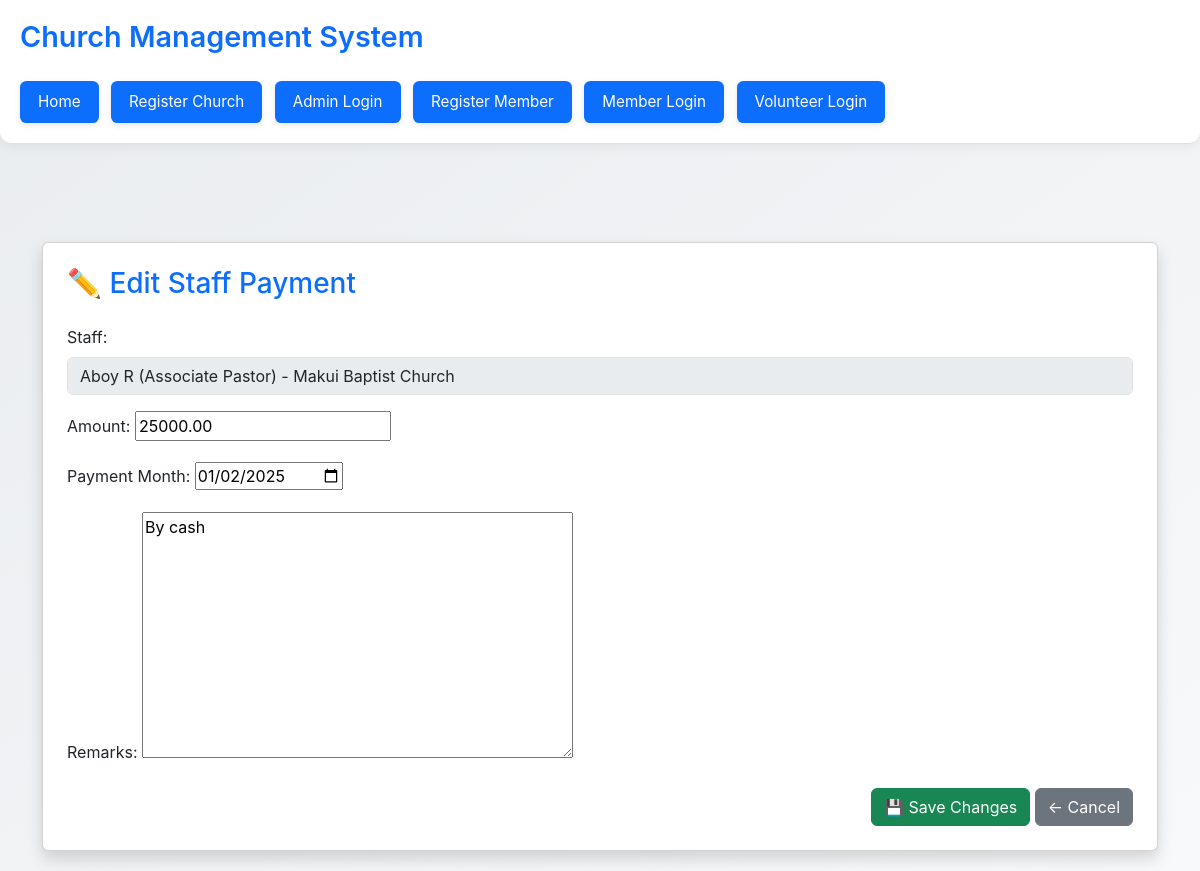
Screenshot of /edit-staff-payment/17/ with the database file from the repository.
### church/models.py (models this page shows, shortened)
class StaffPayment(models.Model):
    staff = models.ForeignKey(ChurchStaffMember, on_delete=models.CASCADE, related_name='payments')
    church = models.ForeignKey(Church, on_delete=models.CASCADE)  # newly added field
    amount = models.DecimalField(max_digits=10, decimal_places=2)
    payment_month = models.DateField(help_text="Use the 1st of the month to represent the payment period.")
    paid_on = models.DateField(auto_now_add=True)
    remarks = models.TextField(blank=True, null=True)

class ChurchStaffMember(models.Model):
    church = models.ForeignKey('Church', on_delete=models.CASCADE, related_name='staff_members')
    role = models.CharField(max_length=30, choices=STAFF_ROLE_CHOICES)
    full_name = models.CharField(max_length=100)
    contact_number = models.CharField(max_length=20, blank=True, null=True)
    photo = models.ImageField(upload_to='staff_photos/', blank=True, null=True)
    joined_on = models.DateField(null=True, blank=True)
    monthly_salary = models.DecimalField(max_digits=10, decimal_places=2, null=True, blank=True)
    is_active = models.BooleanField(default=True)
    def __str__(self):
        return f"{self.full_name} ({self.get_role_display()}) - {self.church.church_name}"

class Church(models.Model):
    admin = models.OneToOneField(
        settings.AUTH_USER_MODEL,
        on_delete=models.PROTECT,  # 🔒 Prevent accidental deletion
        related_name='church_admin',
        null=True,
        blank=True,
    )
    church_name     = models.CharField(max_length=255)
    church_address  = models.CharField(max_length=255)
    phone_number    = models.CharField(max_length=20, unique=True)
    email_address   = models.EmailField(unique=True)
    district        = models.CharField(max_length=100)
    state           = models.CharField(max_length=100)
    postal_code     = models.CharField(max_length=20)
    country         = models.CharField(max_length=100)
    profile_picture = models.ImageField(
        upload_to='church_profiles/', blank=True, null=True
    )
    upi_id = models.CharField(max_length=100, blank=True, null=True)
    qr_code = models.ImageField(
        upload_to='church_qrcodes/', blank=True, null=True
    )
    is_suspended = models.BooleanField(
        default=False,
        help_text="Tick to disable all log‑ins for this church until dues are paid."
    )
    date_registered = models.DateTimeField(auto_now_add=True)

### church/views.py (the view)
# urls.py: path('edit-staff-payment/<int:pk>/', views.edit_staff_payment, name='edit_staff_payment'),
def edit_staff_payment(request, pk):
    payment = get_object_or_404(StaffPayment, pk=pk)
    if request.method == 'POST':
        form = StaffPaymentForm(request.POST, instance=payment)
        if form.is_valid():
            form.save()
            return redirect(reverse('church:staff_salary_table'))  # use namespaced version if needed
    else:
        form = StaffPaymentForm(instance=payment)
    return render(request, 'church/edit_staff_payment.html', {'form': form})

### church/forms.py
class StaffPaymentForm(forms.ModelForm):
    payment_month = forms.DateField(
        widget=forms.DateInput(attrs={'type': 'date'}),
        label="Payment Date (e.g., 2025-07-01)",
        help_text="Select the full date for the payment month"
    )
    class Meta:
        model = StaffPayment
        fields = ['staff', 'amount', 'payment_month', 'remarks']
    def __init__(self, *args, **kwargs):
        church = kwargs.pop('church', None)  # ✅ Extract 'church' safely
        super().__init__(*args, **kwargs)
        if church:
            self.fields['staff'].queryset = ChurchStaffMember.objects.filter(church=church)

### church/templates/church/edit_staff_payment.html (shortened to what this page needs)
{% extends "base_generic.html" %}
{% load static %}
{% block content %}
<div class="container mt-5">
    <div class="card shadow p-4">
        <h3 class="mb-4 text-primary">✏️ Edit Staff Payment</h3>
        <form method="post" novalidate>
            <div class="mb-3">
                <label class="form-label">Staff:</label>
                <input type="text" class="form-control" value="{{ form.instance.staff }}" disabled>
            </div>
            <div class="mb-3">
                <label class="form-label" for="{{ form.amount.id_for_label }}">Amount:</label>
                {{ form.amount }}
            </div>
            <div class="mb-3">
                <label class="form-label" for="{{ form.payment_month.id_for_label }}">Payment Month:</label>
                {{ form.payment_month }}
            </div>
            <div class="mb-3">
                <label class="form-label" for="{{ form.remarks.id_for_label }}">Remarks:</label>
                {{ form.remarks }}
            </div>
            <div class="text-end">
                <button type="submit" class="btn btn-success">💾 Save Changes</button>
                <a href="{% url 'church:staff_salary_table' %}" class="btn btn-secondary">← Cancel</a>
            </div>
        </form>
    </div>
</div>
{% endblock %}

### church/templates/base_generic.html (style rules this page uses)
body { background: linear-gradient(145deg, #e9ecef, #f8f9fa); font-family: 'Inter', sans-serif; min-height: 100vh; }

### rows the page displays
StaffPayment: instance.staff "Aboy R (Associate Pastor) - Makui Baptist Church", amount "25000.00", payment_month "01/02/2025", remarks "By cash"
